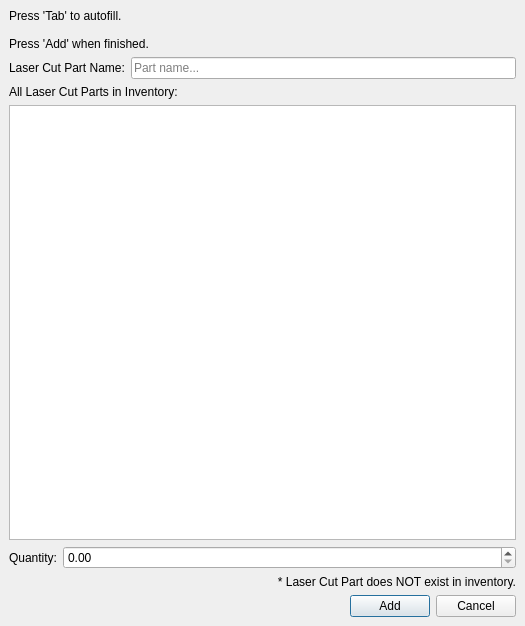
<?xml version="1.0" encoding="UTF-8"?>
<ui version="4.0">
 <class>Form</class>
 <widget class="QDialog" name="Form">
  <property name="geometry">
   <rect>
    <x>0</x>
    <y>0</y>
    <width>525</width>
    <height>626</height>
   </rect>
  </property>
  <property name="windowTitle">
   <string>Form</string>
  </property>
  <layout class="QHBoxLayout" name="horizontalLayout">
   <property name="spacing">
    <number>0</number>
   </property>
   <property name="leftMargin">
    <number>0</number>
   </property>
   <property name="topMargin">
    <number>0</number>
   </property>
   <property name="rightMargin">
    <number>0</number>
   </property>
   <property name="bottomMargin">
    <number>0</number>
   </property>
   <item>
    <widget class="QWidget" name="widget" native="true">
     <property name="contextMenuPolicy">
      <enum>Qt::ContextMenuPolicy::ActionsContextMenu</enum>
     </property>
     <property name="autoFillBackground">
      <bool>false</bool>
     </property>
     <property name="styleSheet">
      <string notr="true"/>
     </property>
     <layout class="QVBoxLayout" name="verticalLayout_3" stretch="0">
      <property name="leftMargin">
       <number>0</number>
      </property>
      <property name="topMargin">
       <number>0</number>
      </property>
      <property name="rightMargin">
       <number>0</number>
      </property>
      <property name="bottomMargin">
       <number>0</number>
      </property>
      <item>
       <layout class="QVBoxLayout" name="verticalLayout">
        <property name="leftMargin">
         <number>9</number>
        </property>
        <property name="topMargin">
         <number>9</number>
        </property>
        <property name="rightMargin">
         <number>9</number>
        </property>
        <property name="bottomMargin">
         <number>9</number>
        </property>
        <item>
         <widget class="QLabel" name="lblMessage">
          <property name="sizePolicy">
           <sizepolicy hsizetype="Preferred" vsizetype="Minimum">
            <horstretch>0</horstretch>
            <verstretch>0</verstretch>
           </sizepolicy>
          </property>
          <property name="text">
           <string>Press 'Tab' to autofill.

Press 'Add' when finished.</string>
          </property>
          <property name="alignment">
           <set>Qt::AlignmentFlag::AlignLeading|Qt::AlignmentFlag::AlignLeft|Qt::AlignmentFlag::AlignTop</set>
          </property>
         </widget>
        </item>
        <item>
         <layout class="QHBoxLayout" name="horizontalLayout_4" stretch="0,0">
          <item>
           <widget class="QLabel" name="label_3">
            <property name="text">
             <string>Laser Cut Part Name:</string>
            </property>
           </widget>
          </item>
          <item>
           <widget class="QLineEdit" name="lineEdit_name">
            <property name="placeholderText">
             <string>Part name...</string>
            </property>
            <property name="clearButtonEnabled">
             <bool>true</bool>
            </property>
           </widget>
          </item>
         </layout>
        </item>
        <item>
         <widget class="QLabel" name="label">
          <property name="text">
           <string>All Laser Cut Parts in Inventory:</string>
          </property>
          <property name="buddy">
           <cstring>listWidget_laser_cut_parts</cstring>
          </property>
         </widget>
        </item>
        <item>
         <widget class="QListWidget" name="listWidget_laser_cut_parts">
          <property name="selectionMode">
           <enum>QAbstractItemView::SelectionMode::ExtendedSelection</enum>
          </property>
         </widget>
        </item>
        <item>
         <layout class="QHBoxLayout" name="horizontalLayout_3" stretch="0,1">
          <item>
           <widget class="QLabel" name="label_7">
            <property name="text">
             <string>Quantity:</string>
            </property>
            <property name="buddy">
             <cstring>spinBox_current_quantity</cstring>
            </property>
           </widget>
          </item>
          <item>
           <widget class="QDoubleSpinBox" name="spinBox_current_quantity">
            <property name="maximum">
             <double>999999999.000000000000000</double>
            </property>
           </widget>
          </item>
         </layout>
        </item>
        <item>
         <widget class="QLabel" name="label_laser_cut_part_status">
          <property name="text">
           <string> * Laser Cut Part does NOT exist in inventory.</string>
          </property>
          <property name="alignment">
           <set>Qt::AlignmentFlag::AlignRight|Qt::AlignmentFlag::AlignTrailing|Qt::AlignmentFlag::AlignVCenter</set>
          </property>
         </widget>
        </item>
        <item>
         <layout class="QHBoxLayout" name="buttonsLayout">
          <item>
           <spacer name="horizontalSpacer_2">
            <property name="orientation">
             <enum>Qt::Orientation::Horizontal</enum>
            </property>
            <property name="sizeHint" stdset="0">
             <size>
              <width>40</width>
              <height>20</height>
             </size>
            </property>
           </spacer>
          </item>
          <item>
           <widget class="QPushButton" name="pushButton_add">
            <property name="maximumSize">
             <size>
              <width>16777215</width>
              <height>16777215</height>
             </size>
            </property>
            <property name="text">
             <string>Add</string>
            </property>
           </widget>
          </item>
          <item>
           <widget class="QPushButton" name="pushButton_cancel">
            <property name="maximumSize">
             <size>
              <width>16777215</width>
              <height>16777215</height>
             </size>
            </property>
            <property name="text">
             <string>Cancel</string>
            </property>
           </widget>
          </item>
         </layout>
        </item>
       </layout>
      </item>
     </layout>
    </widget>
   </item>
  </layout>
 </widget>
 <tabstops>
  <tabstop>spinBox_current_quantity</tabstop>
  <tabstop>pushButton_add</tabstop>
  <tabstop>pushButton_cancel</tabstop>
  <tabstop>listWidget_laser_cut_parts</tabstop>
 </tabstops>
 <resources/>
 <connections/>
</ui>
